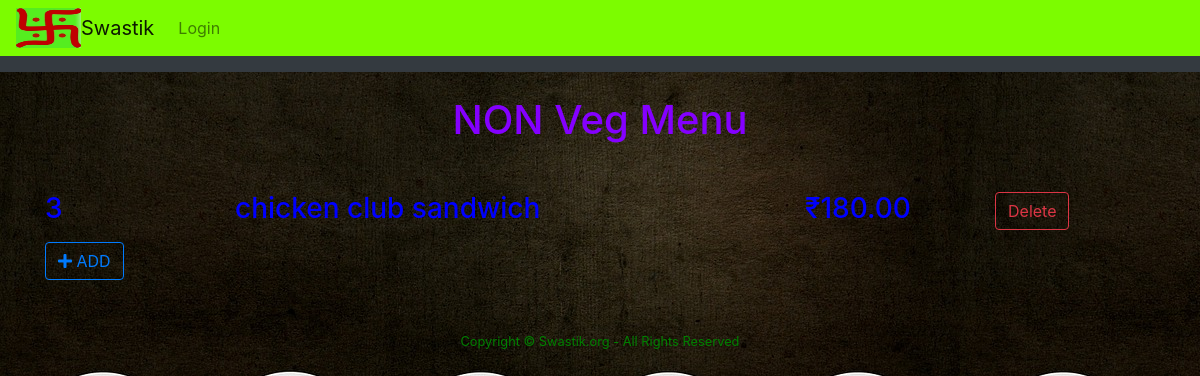
The page /particulars/menu/non_veg on the database its author committed.
### products/models.py (models this page shows, shortened)
class Menu(models.Model):
	item    = models.CharField(max_length = 35)
	description = models.TextField(blank=True, null=True)
	rate    = models.DecimalField(decimal_places=2, max_digits=1000)
	veg     = models.BooleanField()
	egg     = models.BooleanField()
	non_veg     = models.BooleanField()

### products/views.py (the view)
# urls.py: path('menu/non_veg', views.non_veg, name= 'non_veg'),
def non_veg(request):
	products = Menu.objects
	return render(request, 'menu/non_veg.html', {'products': products})

### templates/menu/non_veg.html (shortened to what this page needs)
{% extends 'base.html' %}
{% block content %}
 <center><h1>NON Veg Menu </h1><br/></center>
 {% for stocks in products.all %}
 {% if stocks.non_veg == True %}
 <div class="row pt-3">
  <div class="col -2">
  		<h3>{{ stocks.id }}</h3>
  	</div>
  	<div class="col-6">
  		<h3>{{ stocks.item }}</h3>
  	</div>
  	<div class="col -2">
  		<h3>₹{{ stocks.rate }}</h3>
  	</div>
  	<div class="col -2">
  		<a href="{{stocks.id}}/delete/"><button type="button" class="btn btn-outline-danger">Delete</button></a>
  	</div>
 </div>
 {% endif %}
 {% endfor %}
<button type="button" class="btn btn-outline-primary"><a href="{% url 'add_particulars' %}"><i class="fa fa-plus"></i> ADD</a></button>
{% endblock %}

### rows shown on the page
Menu: id "3", item "chicken club sandwich", rate "180.00"
